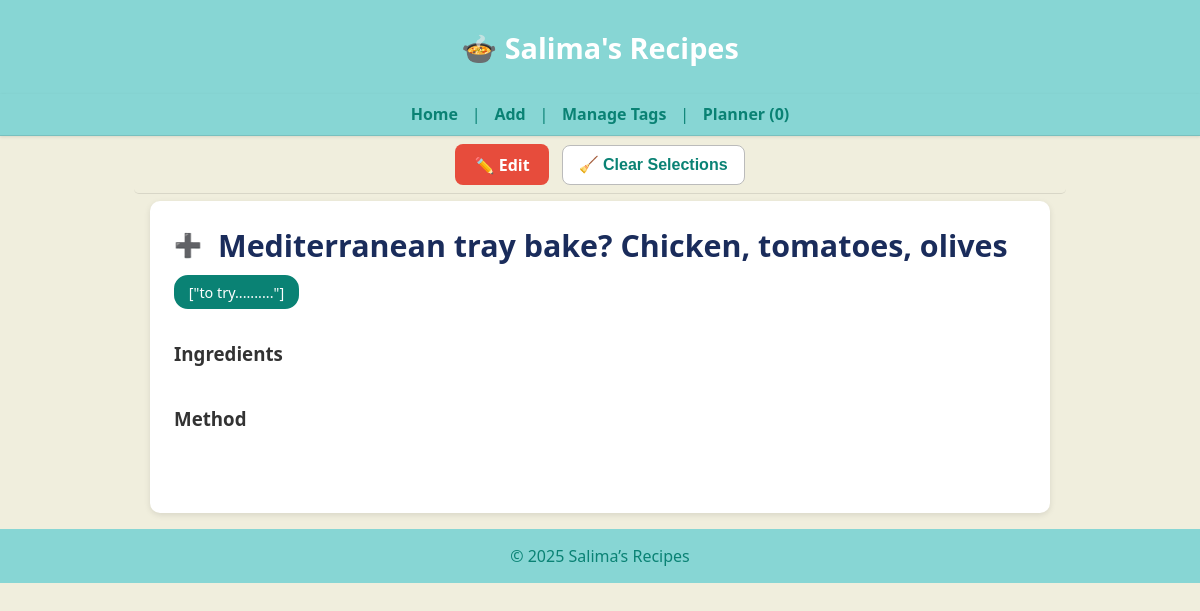
/recipe/274, run on an earlier commit of the app's database.
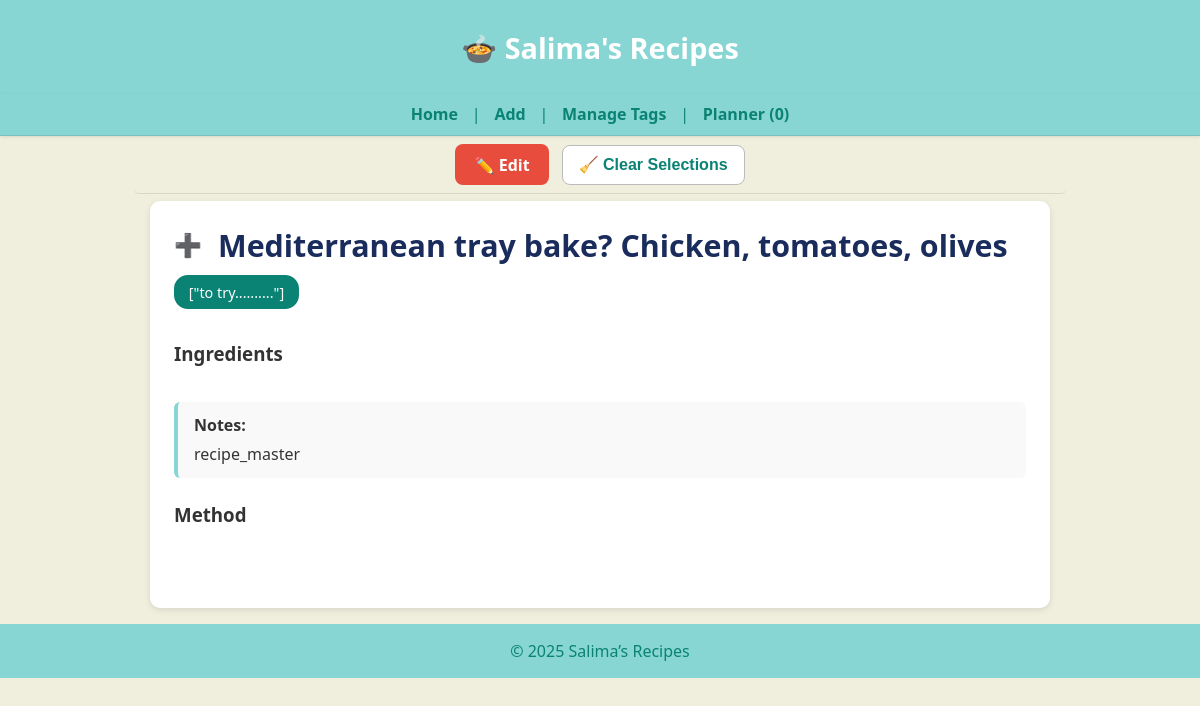
And on a later commit of the database.
### tables this page shows
CREATE TABLE recipes (
    id INTEGER PRIMARY KEY,
    name TEXT,
    ingredients JSON,
    method TEXT,
    tags JSON,
    category TEXT,
    source TEXT,
    linked_recipe TEXT,
    image_url TEXT,
    notes TEXT,
    created_at DATETIME DEFAULT CURRENT_TIMESTAMP,
    updated_at DATETIME DEFAULT CURRENT_TIMESTAMP
);

### app.py (the view)
@app.route("/recipe/<int:recipe_id>")
def recipe_detail(recipe_id):
    row = get_recipe(recipe_id)
    if not row:
        abort(404)
    (
        rid, name, ingredients, method, tags,
        category, source, linked_recipe, image_url, notes,
        created_at, updated_at
    ) = row
    import json
    try:
        if ingredients and ingredients.strip().startswith("["):
            ingredients_parsed = json.loads(ingredients)
            if isinstance(ingredients_parsed, str):
                ingredients_parsed = json.loads(ingredients_parsed)
        else:
            text = (ingredients or "").replace(",", "\n")
            ingredients_parsed = [i.strip() for i in text.splitlines() if i.strip()]
    except Exception:
        text = (ingredients or "").replace(",", "\n").replace("[", "").replace("]", "").replace('"', "")
        ingredients_parsed = [i.strip() for i in text.splitlines() if i.strip()]
    return render_template(
        "recipe_detail.html",
        id=rid,
        name=name,
        ingredients=ingredients_parsed,
        raw_ingredients=ingredients or "",
        method=method or "",
        image_url=image_url or "",
        tags=tags or "",
        linked_recipe=linked_recipe or "",
        notes=notes or ""
    )

### app.py (called while the page is built)
def get_conn():
    return sqlite3.connect(DB_PATH)

def get_recipe(recipe_id: int):
    with get_conn() as conn:
        c = conn.cursor()
        c.execute("""
            SELECT id, name, ingredients, method, tags,
                   category, source, linked_recipe, image_url, notes,
                   created_at, updated_at
            FROM recipes
            WHERE id = ?
        """, (recipe_id,))
        row = c.fetchone()
        return row

### templates/recipe_detail.html (shortened to what this page needs)
{% extends "base.html" %}
{% block content %}
<main class="homepage">
  <div class="recipe-detail" style="max-width:900px; margin:auto; background:#fff; border-radius:10px; padding:1.5rem; box-shadow:0 2px 6px rgba(0,0,0,0.1);">
    <div style="display:flex; align-items:center; gap:0.6rem; margin-bottom:0.6rem; flex-wrap:wrap;">
      <button class="select-dish-btn"
        data-id="{{ id }}"
        data-name="{{ name }}"
        aria-label="Select this recipe">
  <span class="icon"></span>
</button>
      <h2 class="recipe-title" style="margin:0; font-size:1.9rem; color:#1a2c5b; text-align:left;">
        {{ name }}
      </h2>
    </div>
    {% if tags %}
      <div class="recipe-tags" style="margin:0.5rem 0 1rem; display:flex; flex-wrap:wrap; gap:0.4rem;">
        {% for t in tags.split(',') %}
          {% set tag_clean = t.strip() %}
          <a href="{{ url_for('search') }}?tag={{ tag_clean }}"
             class="tag-pill"
             style="
               display:inline-block;
               background: var(--brand-dark);
               color:#fff;
               border-radius:14px;
               padding:0.35rem 0.8rem;
               font-size:0.9rem;
               font-weight:500;
               text-decoration:none;
               transition:background 0.2s ease;">
             {{ tag_clean }}
          </a>
        {% endfor %}
      </div>
    {% endif %}
    <div class="content-row" style="display:flex; flex-wrap:wrap; gap:1.5rem; align-items:flex-start;">
      <div class="ingredients-column" style="flex:1; min-width:260px;">
        <h3>Ingredients</h3>
      </div>
    </div>
    {% if notes %}
      <div style="margin-top:1.2rem; padding:0.8rem 1rem; background:#f9f9f9;
                  border-left:4px solid #87d6d4; border-radius:6px; text-align:left;">
        <strong>Notes:</strong>
        <div style="margin-top:0.4rem; white-space:pre-line;">{{ notes }}</div>
      </div>
    {% endif %}
    <h3 style="margin-top:1.5rem; text-align:left;">Method</h3>
    <div class="method-text"
         style="white-space:pre-line; line-height:1.6; text-align:left;">
    </div>
  </div>
</main>
{% endblock %}

What changed in the data, as far as the page shows it:
changed recipes "[\"to try..........\"]": notes (not shown) → "recipe_master"
Also different on the page:
text now shown: "Notes:"
